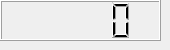
<?xml version="1.0" encoding="UTF-8"?>
<ui version="4.0">
 <class>Form</class>
 <widget class="QWidget" name="Form">
  <property name="geometry">
   <rect>
    <x>0</x>
    <y>0</y>
    <width>170</width>
    <height>50</height>
   </rect>
  </property>
  <property name="windowTitle">
   <string>Form</string>
  </property>
  <widget class="QLCDNumber" name="Measure_Timer">
   <property name="geometry">
    <rect>
     <x>0</x>
     <y>0</y>
     <width>161</width>
     <height>41</height>
    </rect>
   </property>
  </widget>
 </widget>
 <resources/>
 <connections/>
</ui>
